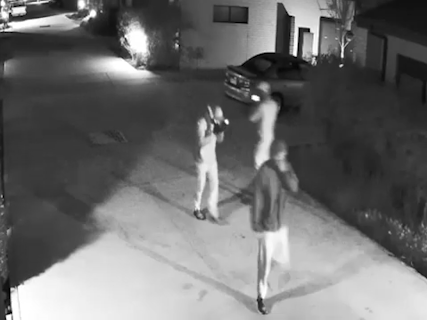
#> input picture Design Set 1/1_1.png, 427 x 320 px
$ python 'Frame Difference.py'
#> lines starting #> are read from the running program, lines starting #| are printed output that depends on the picture; after the words box and inside, x2 and y2 are one past the last pixel; in counts of white or black regions, pixels touching at a corner belong together
import numpy as np
from scipy import ndimage
from PIL import Image

trunc_bits = 0
trunc = int(2**trunc_bits)

# frame difference threshold parameters
thres = 60


def load_image(infilename):
#> called with infilename = '1_1.png'
    img = Image.open(infilename)
#> img is the input picture: PIL image 427x320 RGBA; mean R, G, B, A 109.7, 109.7, 109.7, 255
    img.load()
    # note signed integer
    return np.asarray(img, dtype="int32")


def save_image(data, outfilename):
    img = Image.fromarray(np.asarray(np.clip(data, 0, 255), dtype="uint8"), "L")
    img.save(outfilename)


def frame_diff(f1, f2):
    diff = abs(f1 - f2)
    return 0 if diff < thres else 255


if __name__ == '__main__':
    np.set_printoptions(threshold=np.inf)

    # infilename_1 = 'frame_difference_original_1_small.jpg'
    # infilename_2 = 'frame_difference_original_2_small.jpg'
    infilename_1 = '1_1.png'
    infilename_2 = '2_2.png'
    outfilename = 'FD_S1_' + str(trunc_bits) + '_bits_truncated.jpg'

    image_1 = load_image(infilename_1)
    image_1 = image_1[..., 0]
    image_1 = (image_1 // trunc) * trunc
    print(image_1[0][0])
#| 94

    image_2 = load_image(infilename_2)
#> call 2 of load_image, with infilename = '2_2.png'
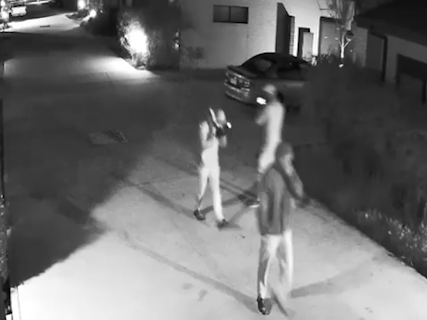
#> input picture Design Set 1/2_2.png, 427 x 320 px
#> in load_image, img is the input picture: PIL image 427x320 RGBA; mean R, G, B, A 109.6, 109.6, 109.6, 255
    image_2 = image_2[..., 0]
    image_2 = (image_2 // trunc) * trunc
    print(image_2[0][0])
#| 94

    output_image = np.zeros(image_1.shape)

    for i in range(output_image.shape[0]):
        for j in range(output_image.shape[1]):
            output_image[i, j] = frame_diff(image_1[i, j], image_2[i, j])
#> this loop made 320 passes
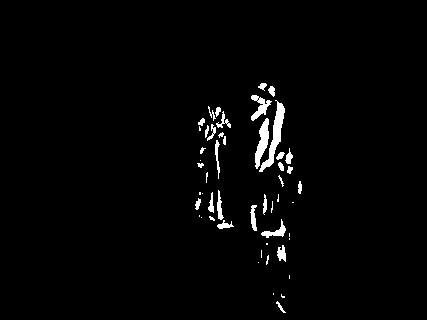
#> output_image: shape (320, 427) float64; 2% white; 51 white regions (21 under 20 px), largest, box (x1, y1, x2, y2) and area: (259, 100, 285, 172) 524, (255, 118, 269, 169) 357, (251, 95, 272, 121) 230

    # save_image(output_image, outfilename)
